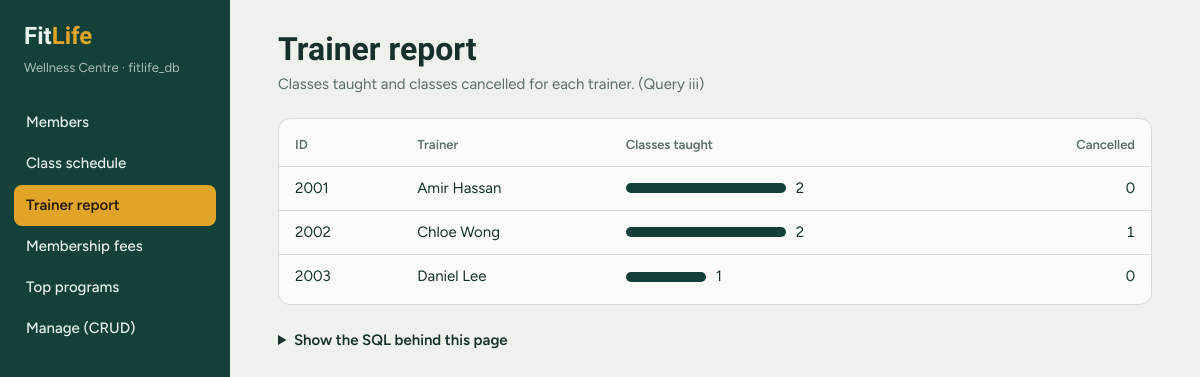
The page /?page=trainers on the database its author committed.
### tables this page shows
CREATE TABLE `trainer` (
  `trainer_id` int(11) NOT NULL,
  `first_name` varchar(50) NOT NULL,
  `last_name` varchar(50) NOT NULL,
  `specialization_id` varchar(50) NOT NULL,
  `contact_no` varchar(20) DEFAULT NULL
);

### index.php (the view, shortened to what this page needs)
<?php
require __DIR__ . '/db.php';
function h($v) { return $v instanceof Raw ? $v->s : htmlspecialchars((string)$v, ENT_QUOTES); }
function table(array $head, array $rows, array $num = []) {
    echo '<div class="panel"><table><thead><tr>';
    foreach ($head as $i => $t) echo '<th class="' . (in_array($i, $num) ? 'n' : '') . '">' . h($t) . '</th>';
    echo '</tr></thead><tbody>';
    foreach ($rows as $r) {
        echo '<tr>';
        $i = 0;
        foreach ($r as $c) { echo '<td class="' . (in_array($i++, $num) ? 'n' : '') . '">' . h($c) . '</td>'; }
        echo '</tr>';
    }
    echo '</tbody></table></div>';
}
function sqlbox($sql) {
    echo '<details class="sql"><summary>Show the SQL behind this page</summary><pre>' . h(trim($sql)) . '</pre></details>';
}
function heading($t, $l) { echo '<h1>' . h($t) . '</h1><p class="lead">' . h($l) . '</p>'; }
$Q = [];
$Q['members'] = "SELECT m.member_id, m.member_name, m.member_contact, m.member_email,
  ms.membership_status,
  COALESCE(e.total_programs_enrolled, 0) AS total_programs_enrolled,
  COALESCE(a.total_classes_attended, 0)  AS total_classes_attended,
  COALESCE(p.total_payments_made, 0)     AS total_payments_made
FROM member m
JOIN membership ms ON ms.membership_id = m.membership_id
LEFT JOIN (
  SELECT member_id, COUNT(DISTINCT program_id) AS total_programs_enrolled
  FROM enrolment GROUP BY member_id
) e ON e.member_id = m.member_id
LEFT JOIN (
  SELECT member_id,
         COUNT(DISTINCT CASE WHEN attendance_status='Attended' THEN class_id END) AS total_classes_attended
  FROM class_attendance GROUP BY member_id
) a ON a.member_id = m.member_id
LEFT JOIN (
  SELECT member_id, COUNT(DISTINCT payment_id) AS total_payments_made
  FROM payment GROUP BY member_id
) p ON p.member_id = m.member_id
ORDER BY m.member_id";
$Q['classes'] = "SELECT c.class_id, c.class_date, c.class_start, c.class_end,
  CONCAT(t.first_name, ' ', t.last_name) AS trainer_name,
  c.class_status, pc.program_category_id, pc.program_name AS program_category_name, pr.program_id
FROM class c
JOIN trainer t ON t.trainer_id = c.trainer_id
JOIN program pr ON pr.program_id = c.program_id
JOIN program_category pc ON pc.program_category_id = pr.program_category_id
ORDER BY c.class_date, c.class_start";
$Q['trainers'] = "SELECT t.trainer_id,
  CONCAT(t.first_name, ' ', t.last_name) AS trainer_name,
  COUNT(c.class_id) AS total_classes_taught,
  SUM(CASE WHEN c.class_status = 'Cancelled' THEN 1 ELSE 0 END) AS total_cancelled_classes
FROM trainer t
LEFT JOIN class c ON c.trainer_id = t.trainer_id
GROUP BY t.trainer_id, trainer_name
ORDER BY total_classes_taught DESC, trainer_name";
$Q['quarter'] = "SELECT YEAR(p.payment_date) AS pay_year, QUARTER(p.payment_date) AS pay_quarter,
  SUM(mpplan.membership_fee) AS total_membership_fees
FROM payment p
JOIN membership_payment mp ON mp.payment_id = p.payment_id
JOIN membership m ON m.membership_id = mp.membership_id
JOIN membership_plan mpplan ON mpplan.membership_type = m.membership_type
GROUP BY YEAR(p.payment_date), QUARTER(p.payment_date)
ORDER BY pay_year, pay_quarter";
$Q['annual'] = "SELECT YEAR(p.payment_date) AS pay_year,
  SUM(mpplan.membership_fee) AS total_membership_fees
FROM payment p
JOIN membership_payment mp ON mp.payment_id = p.payment_id
JOIN membership m ON m.membership_id = mp.membership_id
JOIN membership_plan mpplan ON mpplan.membership_type = m.membership_type
GROUP BY YEAR(p.payment_date)
ORDER BY pay_year";
$Q['top'] = "SELECT pr.program_id,
  COUNT(DISTINCT e.member_id) AS total_enrolled_members,
  CONCAT(t.first_name, ' ', t.last_name) AS assigned_trainer,
  pc.program_name AS program_category_name
FROM program pr
JOIN enrolment e ON e.program_id = pr.program_id
JOIN trainer t ON t.trainer_id = pr.trainer_id
JOIN program_category pc ON pc.program_category_id = pr.program_category_id
GROUP BY pr.program_id, assigned_trainer, program_category_name
ORDER BY total_enrolled_members DESC, pr.program_id
LIMIT 5";
$pages = [
    'members' => 'Members', 'classes' => 'Class schedule', 'trainers' => 'Trainer report',
    'fees' => 'Membership fees', 'top' => 'Top programs', 'manage' => 'Manage (CRUD)',
];
$page = $_GET['page'] ?? 'members';
?>
<!doctype html>
<html lang="en">
<head>
<link rel="stylesheet" href="style.css">
</head>
<body>
<div class="app">
<aside>
  <div class="logo">Fit<i>Life</i></div>
  <div class="tag">Wellness Centre · fitlife_db</div>
  <nav>
    <?php foreach ($pages as $k => $label): ?>
      <a href="?page=<?= $k ?>" <?= $k === $page ? 'aria-current="page"' : '' ?>><?= h($label) ?></a>
    <?php endforeach; ?>
  </nav>
</aside>
<main>
<?php
switch ($page) {
case 'trainers':
    heading('Trainer report', 'Classes taught and classes cancelled for each trainer. (Query iii)');
    $data = $pdo->query($Q['trainers'])->fetchAll();
    $max = max(1, ...array_map(fn($r) => (int)$r['total_classes_taught'], $data ?: [['total_classes_taught' => 1]]));
    $rows = [];
    foreach ($data as $r) {
        $w = $r['total_classes_taught'] / $max * 160;
        $rows[] = [$r['trainer_id'], $r['trainer_name'],
                   new Raw('<div class="bar"><b style="width:' . $w . 'px"></b>' . (int)$r['total_classes_taught'] . '</div>'),
                   (int)$r['total_cancelled_classes']];
    }
    table(['ID', 'Trainer', 'Classes taught', 'Cancelled'], $rows, [3]);
    sqlbox($Q['trainers']);
    break;
?>
<?php
}
?>
</main>
</div>
</body>
</html>

### style.css (style rules this page uses)
:root { --bg:#eef1ec;--surface:#fbfcfa;--ink:#16302b;--muted:#5b6d67;--line:#d3dcd5;--side:#14403a;--side-ink:#e8f1ec;--accent:#e0a526;--ok:#2a6f4b;--okbg:#dcefe3;--bad:#a73a2a;--badbg:#f5dcd6;--warn:#7d5a0a;--warnbg:#f6ebcb;--code:#0f1f1c;--code-ink:#cfe4da;color-scheme:light;box-sizing:border-box;padding-top:env(safe-area-inset-top,0px);padding-bottom:env(safe-area-inset-bottom,0px) }
*,*::before,*::after { box-sizing:inherit }
html { scroll-padding-top:env(safe-area-inset-top,0px) }
body { margin:0;background:var(--bg);color:var(--ink);font:400 15px/1.55 Figtree,system-ui,-apple-system,"Segoe UI",sans-serif }
.app { display:grid;grid-template-columns:230px 1fr;min-height:100vh }
aside { background:var(--side);color:var(--side-ink);padding:24px 14px;position:sticky;top:0;align-self:start;height:100vh;display:flex;flex-direction:column;gap:6px }
.logo { font:700 24px/1 "Bricolage Grotesque",Georgia,serif;padding:0 10px 4px }
.logo i { font-style:normal;color:var(--accent) }
.tag { padding:0 10px 18px;font-size:13px;opacity:.7 }
main { padding:32px clamp(16px,4vw,48px) 64px;min-width:0;max-width:1100px }
h1 { font:700 32px/1.1 "Bricolage Grotesque",Georgia,serif;margin:0 0 6px }
.lead { margin:0 0 22px;color:var(--muted);max-width:62ch }
.panel { background:var(--surface);border:1px solid var(--line);border-radius:12px;padding:6px 0;overflow-x:auto }
table { border-collapse:collapse;width:100%;min-width:560px }
th,td { text-align:left;padding:10px 16px;border-bottom:1px solid var(--line);white-space:nowrap }
th { font-weight:600;color:var(--muted);font-size:13px }
tr:last-child td { border-bottom:0 }
td.n,th.n { text-align:right;font-variant-numeric:tabular-nums }
.bar { display:flex;align-items:center;gap:10px }
.bar b { display:block;height:10px;border-radius:5px;background:var(--side);min-width:4px }
details.sql { margin-top:18px }
summary { cursor:pointer;font-weight:600;padding:6px 0;width:max-content }
@media (prefers-reduced-motion:no-preference) { .panel,.grid { animation:in .25s ease-out } }
nav a { display:block;padding:9px 12px;border-radius:8px;font-weight:500;color:inherit;text-decoration:none }
nav a[aria-current=page] { background:var(--accent);color:#2a1d00;font-weight:600 }

### rows shown on the page
trainer: trainer_id "2001", c "Amir Hassan", c "2", c "0"
trainer: trainer_id "2002", c "Chloe Wong", c "2", c "1"
trainer: trainer_id "2003", c "Daniel Lee", c "1", c "0"

### other values the page prints
$label "Members"
$label "Class schedule"
$label "Trainer report"
$label "Membership fees"
$label "Top programs"
$label "Manage (CRUD)"
$t "Trainer report"
$l "Classes taught and classes cancelled for each trainer. (Query iii)"
$t "ID"
$t "Trainer"
$t "Classes taught"
$t "Cancelled"
